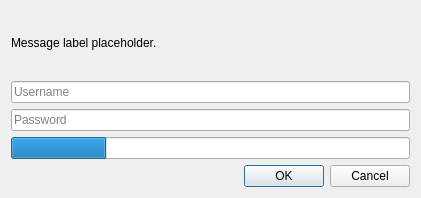
<?xml version="1.0" encoding="UTF-8"?>
<ui version="4.0">
 <class>ElybyLoginDialog</class>
 <widget class="QDialog" name="ElybyLoginDialog">
  <property name="geometry">
   <rect>
    <x>0</x>
    <y>0</y>
    <width>421</width>
    <height>198</height>
   </rect>
  </property>
  <property name="sizePolicy">
   <sizepolicy hsizetype="Fixed" vsizetype="Fixed">
    <horstretch>0</horstretch>
    <verstretch>0</verstretch>
   </sizepolicy>
  </property>
  <property name="windowTitle">
   <string>Add Account</string>
  </property>
  <layout class="QVBoxLayout" name="verticalLayout">
   <item>
    <widget class="QLabel" name="label">
     <property name="text">
      <string notr="true">Message label placeholder.</string>
     </property>
     <property name="textFormat">
      <enum>Qt::RichText</enum>
     </property>
     <property name="textInteractionFlags">
      <set>Qt::LinksAccessibleByKeyboard|Qt::LinksAccessibleByMouse|Qt::TextBrowserInteraction|Qt::TextSelectableByKeyboard|Qt::TextSelectableByMouse</set>
     </property>
    </widget>
   </item>
   <item>
    <widget class="QLineEdit" name="userTextBox">
     <property name="placeholderText">
      <string>Username</string>
     </property>
    </widget>
   </item>
   <item>
    <widget class="QLineEdit" name="passTextBox">
     <property name="echoMode">
      <enum>QLineEdit::Password</enum>
     </property>
     <property name="placeholderText">
      <string>Password</string>
     </property>
    </widget>
   </item>
   <item>
    <widget class="QProgressBar" name="progressBar">
     <property name="value">
      <number>24</number>
     </property>
     <property name="textVisible">
      <bool>false</bool>
     </property>
    </widget>
   </item>
   <item>
    <widget class="QDialogButtonBox" name="buttonBox">
     <property name="orientation">
      <enum>Qt::Horizontal</enum>
     </property>
     <property name="standardButtons">
      <set>QDialogButtonBox::Cancel|QDialogButtonBox::Ok</set>
     </property>
    </widget>
   </item>
  </layout>
 </widget>
 <resources/>
 <connections/>
</ui>
